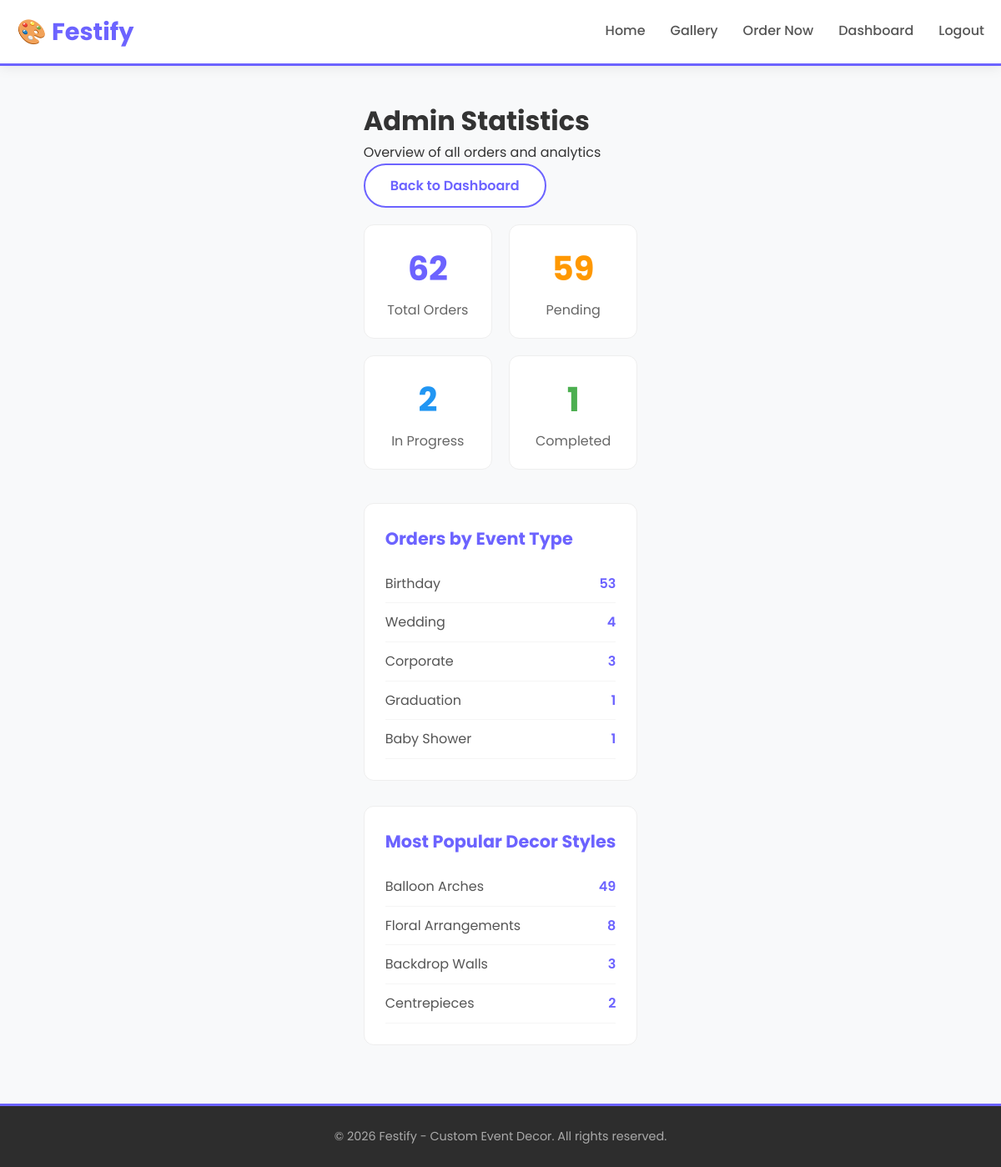
The app's page /admin/stats (signed in) with its own data.
### tables this page shows
CREATE TABLE orders (
            id INTEGER PRIMARY KEY AUTOINCREMENT,
            customer_name TEXT NOT NULL,
            email TEXT NOT NULL,
            phone TEXT,
            event_type TEXT NOT NULL,
            decor_style TEXT NOT NULL,
            color_scheme TEXT,
            event_date TEXT NOT NULL,
            venue TEXT,
            special_requests TEXT,
            order_date TEXT NOT NULL
        , status TEXT DEFAULT 'Pending');

### app.py (the view)
@app.route("/admin/stats")
def admin_stats():
    if not session.get('logged_in'):
        return redirect("/login")
    connection = sqlite3.connect(DATABASE)
    cursor = connection.cursor()
    cursor.execute("SELECT COUNT(*) FROM orders")
    total_orders = cursor.fetchone()[0]
    cursor.execute("SELECT COUNT(*) FROM orders WHERE status = 'Pending'")
    pending_count = cursor.fetchone()[0]
    cursor.execute("SELECT COUNT(*) FROM orders WHERE status = 'In Progress'")
    progress_count = cursor.fetchone()[0]
    cursor.execute("SELECT COUNT(*) FROM orders WHERE status = 'Completed'")
    completed_count = cursor.fetchone()[0]
    cursor.execute("""
        SELECT event_type, COUNT(*) FROM orders
        GROUP BY event_type
        ORDER BY COUNT(*) DESC
    """)
    event_counts = cursor.fetchall()
    cursor.execute("""
        SELECT decor_style, COUNT(*) FROM orders
        GROUP BY decor_style
        ORDER BY COUNT(*) DESC
        LIMIT 5
    """)
    popular_decor = cursor.fetchall()
    connection.close()
    return render_template("admin_stats.html",
                         total_orders=total_orders,
                         pending_count=pending_count,
                         progress_count=progress_count,
                         completed_count=completed_count,
                         event_counts=event_counts,
                         popular_decor=popular_decor)

### templates/admin_stats.html (shortened to what this page needs)
<!DOCTYPE html>
<html>
<head>
    <link rel="stylesheet" href="{{ url_for('static', filename='style.css') }}">
</head>
<body>
    <nav class="navbar">
        <div class="nav-container">
            <a href="/" class="nav-logo">🎨 Festify</a>
            <div class="nav-links">
                <a href="/">Home</a>
                <a href="/decor">Gallery</a>
                <a href="/order">Order Now</a>
                <a href="/admin">Dashboard</a>
                <a href="/logout">Logout</a>
            </div>
        </div>
    </nav>
    <div class="container">
        <div class="admin-header">
            <h1>Admin Statistics</h1>
            <p>Overview of all orders and analytics</p>
            <a href="/admin" class="btn btn-secondary">Back to Dashboard</a>
        </div>
        <div class="stats-grid">
            <div class="stat-card">
                <span class="stat-number">{{ total_orders }}</span>
                <p>Total Orders</p>
            </div>
            <div class="stat-card pending">
                <span class="stat-number">{{ pending_count }}</span>
                <p>Pending</p>
            </div>
            <div class="stat-card progress">
                <span class="stat-number">{{ progress_count }}</span>
                <p>In Progress</p>
            </div>
            <div class="stat-card completed">
                <span class="stat-number">{{ completed_count }}</span>
                <p>Completed</p>
            </div>
        </div>
        <div class="stats-section">
            <h2>Orders by Event Type</h2>
            <ul class="stats-list">
                {% for event, count in event_counts %}
                <li>
                    <span class="stats-label">{{ event }}</span>
                    <span class="stats-value">{{ count }}</span>
                </li>
                {% endfor %}
            </ul>
        </div>
        <div class="stats-section">
            <h2>Most Popular Decor Styles</h2>
            <ul class="stats-list">
                {% for style, count in popular_decor %}
                <li>
                    <span class="stats-label">{{ style }}</span>
                    <span class="stats-value">{{ count }}</span>
                </li>
                {% endfor %}
            </ul>
        </div>
    </div>
    <footer>
        <p>&copy; 2026 Festify - Custom Event Decor. All rights reserved.</p>
    </footer>
</body>
</html>

### static/style.css (style rules this page uses)
* { margin: 0; padding: 0; box-sizing: border-box; }
body { font-family: 'Poppins', sans-serif; background: #f8f9fa; color: #333; min-height: 100vh; display: flex; flex-direction: column; line-height: 1.6; }
a { text-decoration: none; color: inherit; }
.container { max-width: 1200px; margin: 0 auto; padding: 40px 20px; flex: 1; }
.navbar { background: white; box-shadow: 0 2px 15px rgba(0, 0, 0, 0.08); padding: 15px 0; position: sticky; top: 0; z-index: 1000; border-bottom: 3px solid #6C63FF; }
.nav-container { max-width: 1200px; margin: 0 auto; padding: 0 20px; display: flex; justify-content: space-between; align-items: center; flex-wrap: wrap; gap: 15px; }
.nav-logo { font-size: 1.8rem; font-weight: 700; color: #6C63FF; transition: transform 0.3s; }
.nav-links { display: flex; gap: 30px; align-items: center; flex-wrap: wrap; }
.nav-links a { color: #555; font-weight: 500; transition: color 0.3s; padding: 5px 0; border-bottom: 2px solid transparent; }
.btn { display: inline-block; padding: 12px 30px; border-radius: 30px; font-weight: 600; transition: all 0.3s ease; border: none; cursor: pointer; font-size: 1rem; font-family: inherit; text-align: center; }
.btn-secondary { background: white; color: #6C63FF; border: 2px solid #6C63FF; }
footer { background: #2d2d2d; color: #aaa; text-align: center; padding: 25px 20px; margin-top: auto; font-size: 0.9rem; border-top: 3px solid #6C63FF; }
.stats-grid { display: grid; grid-template-columns: repeat(auto-fit, minmax(150px, 1fr)); gap: 20px; margin: 20px 0 40px 0; }
.stat-card { background: white; padding: 20px; border-radius: 12px; text-align: center; border: 1px solid #eee; }
.stat-number { font-size: 2.5rem; font-weight: 700; color: #6C63FF; display: block; }
.stat-card.pending .stat-number { color: #ff9800; }
.stat-card.progress .stat-number { color: #2196F3; }
.stat-card.completed .stat-number { color: #4CAF50; }
.stat-card p { color: #666; margin: 5px 0 0 0; }
.stats-section { background: white; padding: 25px; border-radius: 12px; border: 1px solid #eee; margin-bottom: 30px; }
.stats-section h2 { color: #6C63FF; font-size: 1.3rem; margin-bottom: 15px; }
.stats-list { list-style: none; padding: 0; margin: 0; }
.stats-list li { display: flex; justify-content: space-between; padding: 10px 0; border-bottom: 1px solid #f5f5f5; }
.stats-list .stats-label { color: #555; }
.stats-list .stats-value { font-weight: 600; color: #6C63FF; }

### records on screen
orders: event_type "Birthday", id "53"
orders: event_type "Corporate", id "3"
orders: event_type "Graduation", count "1"
orders: event_type "Baby Shower", count "1"
orders: decor_style "Balloon Arches", id "49"
orders: decor_style "Floral Arrangements", id "8"

### other values on screen
{{ total_orders }} "62"
{{ pending_count }} "59"
{{ progress_count }} "2"
{{ completed_count }} "1"
{{ event }} "Wedding"
{{ count }} "4"
{{ style }} "Backdrop Walls" "Centrepieces"
{{ count }} "3" "2"
